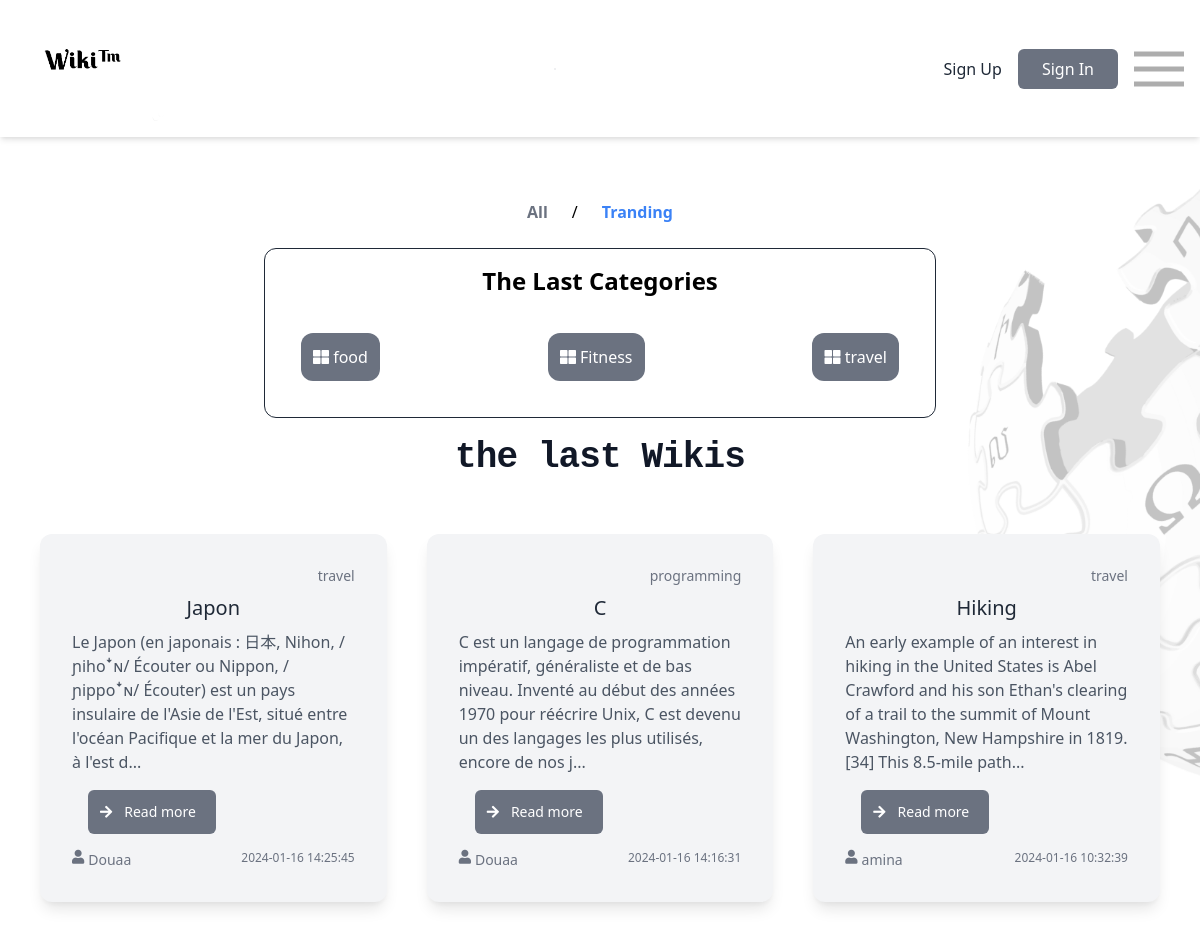
The page /views/index.php on the database its author committed.
### tables this page shows
CREATE TABLE `categories` (
  `id_Categorie` int NOT NULL,
  `name_Categorie` varchar(255) DEFAULT NULL,
  `date` timestamp NOT NULL
);

CREATE TABLE `wikis` (
  `idWiki` int NOT NULL,
  `name_Wiki` varchar(200) DEFAULT NULL,
  `contenu` varchar(2000) DEFAULT NULL,
  `date` timestamp NULL DEFAULT NULL,
  `statut` tinyint(1) DEFAULT NULL,
  `id` int DEFAULT NULL,
  `idCategorie` int DEFAULT NULL
);

CREATE TABLE `utilisateurs` (
  `id` int NOT NULL,
  `name` varchar(255) DEFAULT NULL,
  `email` varchar(255) DEFAULT NULL,
  `password` varchar(255) DEFAULT NULL,
  `role` varchar(255) DEFAULT NULL
);

### config/config.php (called while the page is built, shortened)
<?php
class Database {
    private static $instance;
    private $connection;
    private function __construct() {
        $this->connection = new PDO("mysql:host=localhost;dbname=wiki", "root","");
        $this->connection->setAttribute(PDO::ATTR_ERRMODE, PDO::ERRMODE_EXCEPTION);
    }
    public static function getInstance() {
        if (!self::$instance) {
            self::$instance = new Database();
        }
        return self::$instance;
    }
    public function getConnection() {
        return $this->connection;
    }
}

### Controllers/Home.php (called while the page is built, shortened)
<?php
require_once '../Models/Admin.php';
        class WikisController{
            private $WikiModel;
            public function __construct(){
            $this->WikiModel= new WikiModel();
            }
            public function LastWikis() {
                $lastWikis = $this->WikiModel->getlastwiki();
                return $lastWikis;
            }
            public function LastCategories() {
                $lastCategories = $this->WikiModel->getlastCategory();
                return $lastCategories;
            }
        }
?>

### Models/Admin.php (called while the page is built, shortened)
<?php
require_once '../config/config.php';
            class WikiModel{
            private $connection;
            public function __construct() {
                $this->connection = Database::getInstance()->getConnection();
            }
                public function getlastwiki() {
                    try {
                        $query = "SELECT wikis.*, utilisateurs.name, utilisateurs.role, categories.name_Categorie
                        FROM wikis
                        JOIN utilisateurs ON utilisateurs.id = wikis.id
                        JOIN categories ON categories.id_Categorie = wikis.idCategorie
                        ORDER BY wikis.date DESC
                        LIMIT 3";
                        $stm = $this->connection->prepare($query);
                        $stm->execute();
                        $result = $stm->fetchAll(PDO::FETCH_ASSOC);
                        return $result ?: [];
                    } catch (PDOException $e) {
                        echo $e->getMessage();
                        return [];
                    }}
                public function getlastCategory() {
                    try {
                        $query = "SELECT * FROM categories ORDER BY date DESC LIMIT 3";
                        $stm = $this->connection->prepare($query);
                        $stm->execute();
                        $result = $stm->fetchAll(PDO::FETCH_ASSOC);
                        return $result ?: [];
                    } catch (PDOException $e) {
                        echo $e->getMessage();
                        return [];
                    }
                }
            }

### views/index.php (the view, shortened to what this page needs)
<?php
require_once '../Controllers/Home.php';
$wikiController = new WikisController();
$lastWikis = $wikiController->LastWikis();
$lastCategories = $wikiController->LastCategories();
?>
<!DOCTYPE html>
<html lang="en">
<head>
    <link href="https://cdn.jsdelivr.net/npm/tailwindcss@2.2.19/dist/tailwind.min.css" rel="stylesheet">
    <link rel="stylesheet" href="https://cdnjs.cloudflare.com/ajax/libs/font-awesome/5.15.3/css/all.min.css">
    <link rel="stylesheet" href="../public/css/style.css">
</head>
<body class="bg-no-repeat bg-right bg-fixed" style="background-image: url('../public/image/wikiii.png'); background-size: contain;">
    <div class="h-40">
        <div id="navbar" class="flex justify-between items-center bg-fixed bg-white p-4 shadow-md">
        <a href="index.php">
    <img src="../public/image/logo.png" alt="logo" width="150px" height="100px">
</a>
            <div class="max-w-2xl flex space-x-4 border rounded-xl overflow-hidden">
            </div>
            <div class="flex items-center space-x-4">
                <?php
                if(!isset($_SESSION['user_id'])){?>
                <a href="Register.php" class="text-gray-800 hover:text-gray-600">Sign Up</a>
                <a href="Register.php">
                    <button class="bg-gray-500 text-white px-6 py-2 rounded-md hover:bg-gray-700 transition duration-300">
                        Sign In
                    </button>
                </a> <?php }
                ?>
                <img src="../public/image/menu.png" alt="burger_menu" id="iconMenu" class="text-2xl text-black cursor-pointer">
            </div>
        </div>
    </div>
<div class="flex justify-center items-center mt-4">
    <a href="home.php" class="mr-2 px-4 py-2 mt-4 mb-4 font-bold text-gray-500 rounded">All</a>
    <span class="text-black">/</span>
    <a href="index.php" class="ml-2 px-4 py-2 mt-4 mb-4 font-bold text-blue-500 rounded">Tranding</a>
</div>
<div class="max-w-2xl mx-auto border border-gray-800 rounded-xl p-4">
    <?php
echo '<h1 class="text-2xl font-bold mb-4 text-center">The Last Categories</h1>';
echo '<ul class=" p-5 flex justify-between ">';
foreach ($lastCategories as $category) {
    echo '<p class=" p-3 rounded-xl bg-gray-500 hover:bg-gray-600  text-white"><i class="fas fa-th-large"></i>
    ' . $category['name_Categorie'] . '</p>';
}
echo '</ul>';
?>
</div>
<h1 class="mb-4 text-4xl font-bold leading-none tracking-tight mt-5 text-center font-mono text-gray-900 md:text-3xl lg:text-4xl dark:text-white">the last Wikis</h1>
<div class="grid grid-cols-1 md:grid-cols-3 gap-10 md:p-10">
<?php
foreach ($lastWikis as $wiki) {
    echo '<div class="flex   rounded-xl bg-gray-100 shadow-lg p-8 mb-4 hover:shadow-2xl">';
    echo '<div class="flex flex-col justify-start">';
    echo '<h5 class="mb-2 text-sm text-gray-500 flex justify-end dark:text-neutral-50">' . $wiki['name_Categorie'] . '</h5>';
    echo '<h5 class="mb-2 text-xl font-medium text-center text-gray-800">' . $wiki['name_Wiki'] . '</h5>';
    echo '<p class="mb-4 text-base text-gray-600">' . substr($wiki['contenu'], 0, 200) .'...'. '</p>';
    echo '<form action="readmore.php" method="post" class="mt-auto">';
    echo '<button type="submit" class="p-3 text-sm mx-4 text-white w-32 mb-4 bg-gray-500 hover:bg-gray-600 rounded-md flex items-center">';
    echo '<i class="fas fa-arrow-right mr-3"></i>Read more</button>';
    echo '</form>';
    echo '<div class="flex justify-between">';
    echo '<div class="flex items-start text-sm text-gray-500 dark:text-neutral-50 user-info">';
    echo '<i class="fas fa-user mr-1"></i> ' . $wiki['name'];
    echo '</div>';
    echo '<p class="text-xs text-gray-500">' . $wiki['date'] . '</p>';
    echo '</div>';
    echo '</div></div>';
}
?>
</div>
</body>
</html>

### rows shown on the page
categories: name_Categorie "food"
categories: name_Categorie "Fitness"
categories: name_Categorie "travel"
wikis: idCategorie.name_Categorie "travel", name_Wiki "Japon", contenu "Le Japon (en japonais : 日本, Nihon, /ɲihoꜜɴ/ Écouter ou Nippon, /ɲippoꜜɴ/ Écouter) est un pays insulaire de l'Asie de l'Est, situé entre l'océan Pacifique et la mer du Japon, à l'est d", id.name "Douaa", date "2024-01-16 14:25:45"
wikis: idCategorie.name_Categorie "programming", name_Wiki "C", contenu "C est un langage de programmation impératif, généraliste et de bas niveau. Inventé au début des années 1970 pour réécrire Unix, C est devenu un des langages les plus utilisés, encore de nos j", id.name "Douaa", date "2024-01-16 14:16:31"
wikis: idCategorie.name_Categorie "travel", name_Wiki "Hiking", contenu "An early example of an interest in hiking in the United States is Abel Crawford and his son Ethan's clearing of a trail to the summit of Mount Washington, New Hampshire in 1819.[34] This 8.5-mile path", id.name "amina", date "2024-01-16 10:32:39"
